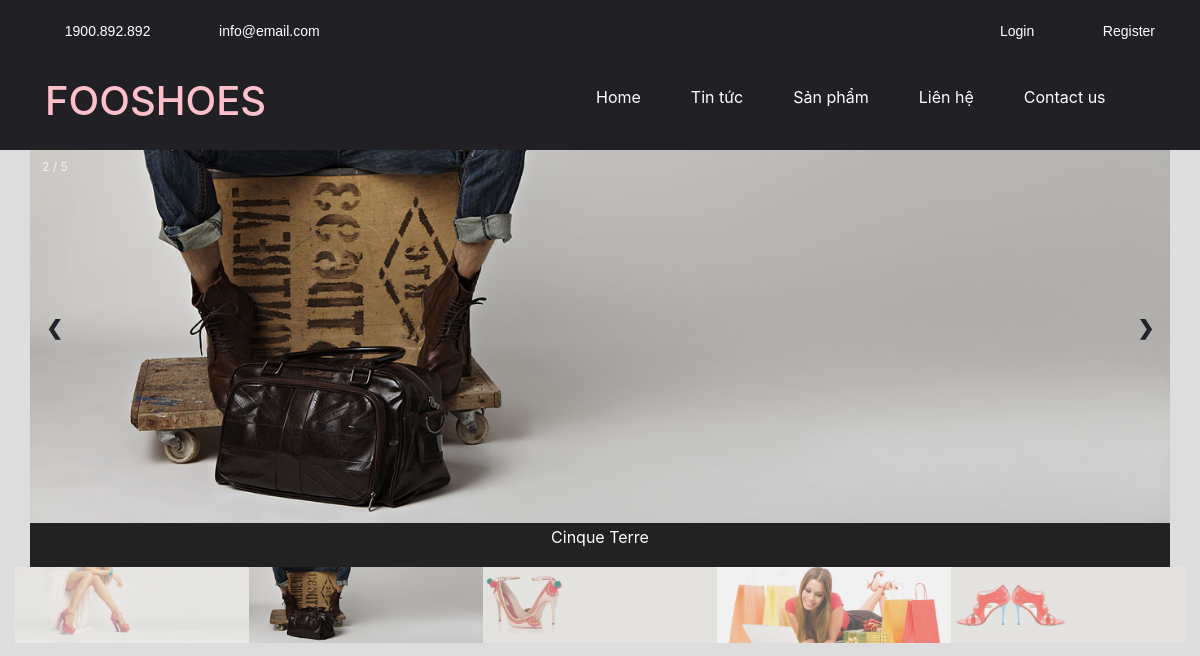
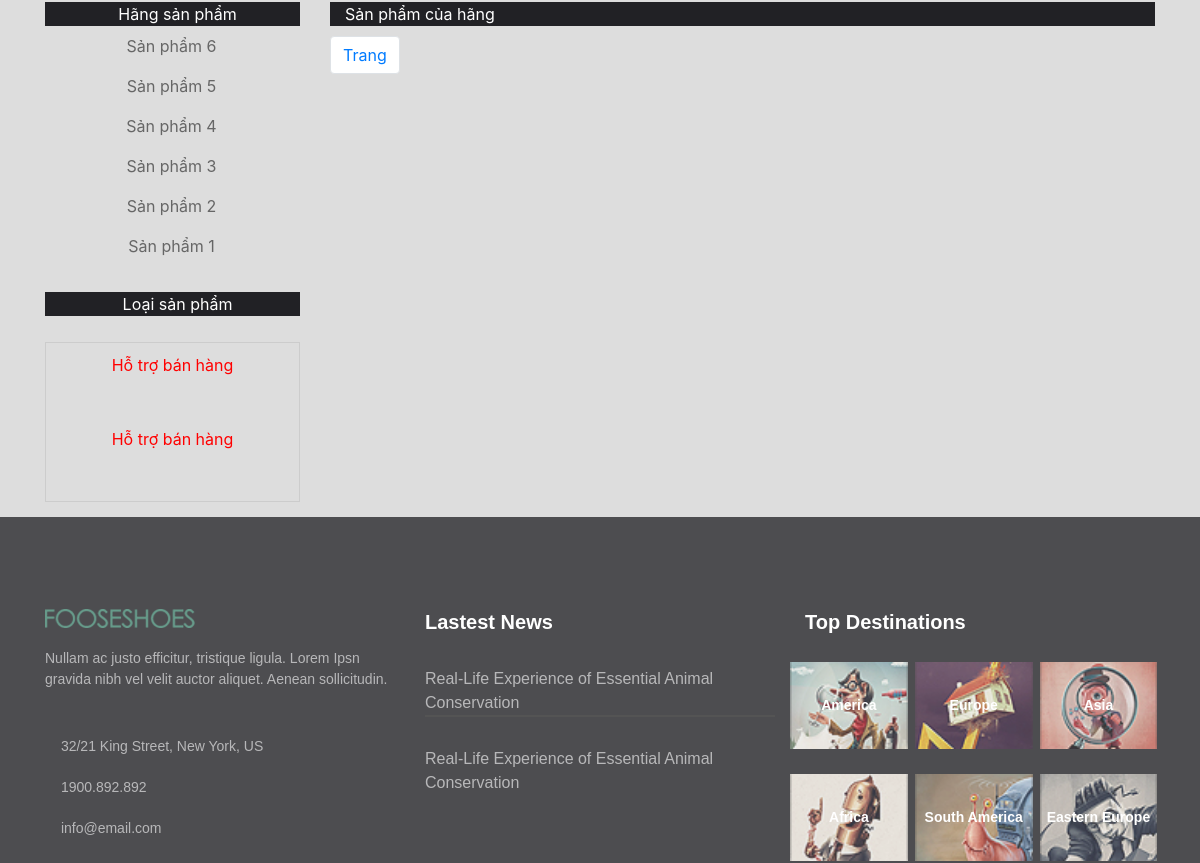
Before: /index.php?controller=product&id.php (upper part) with the older database file (2 pictures, top to bottom).
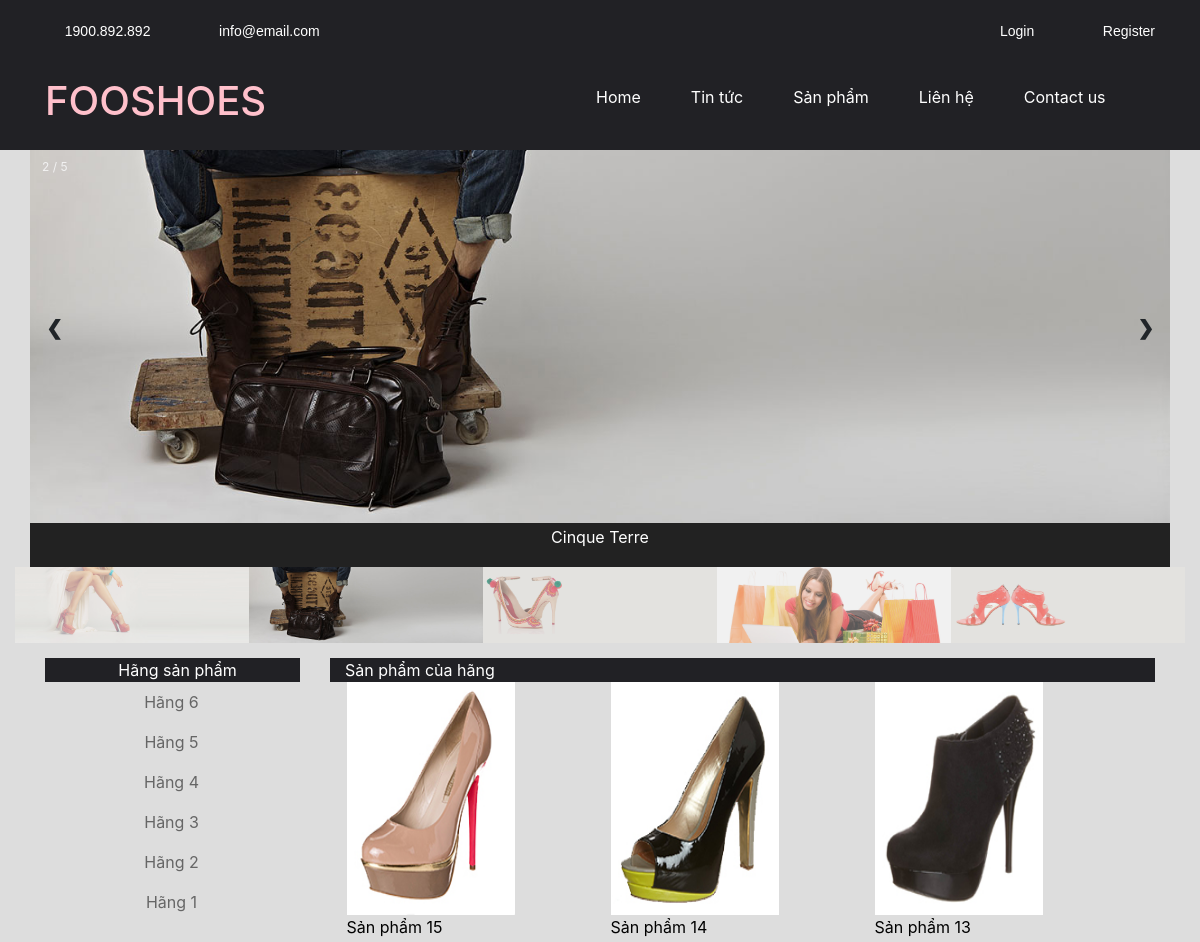
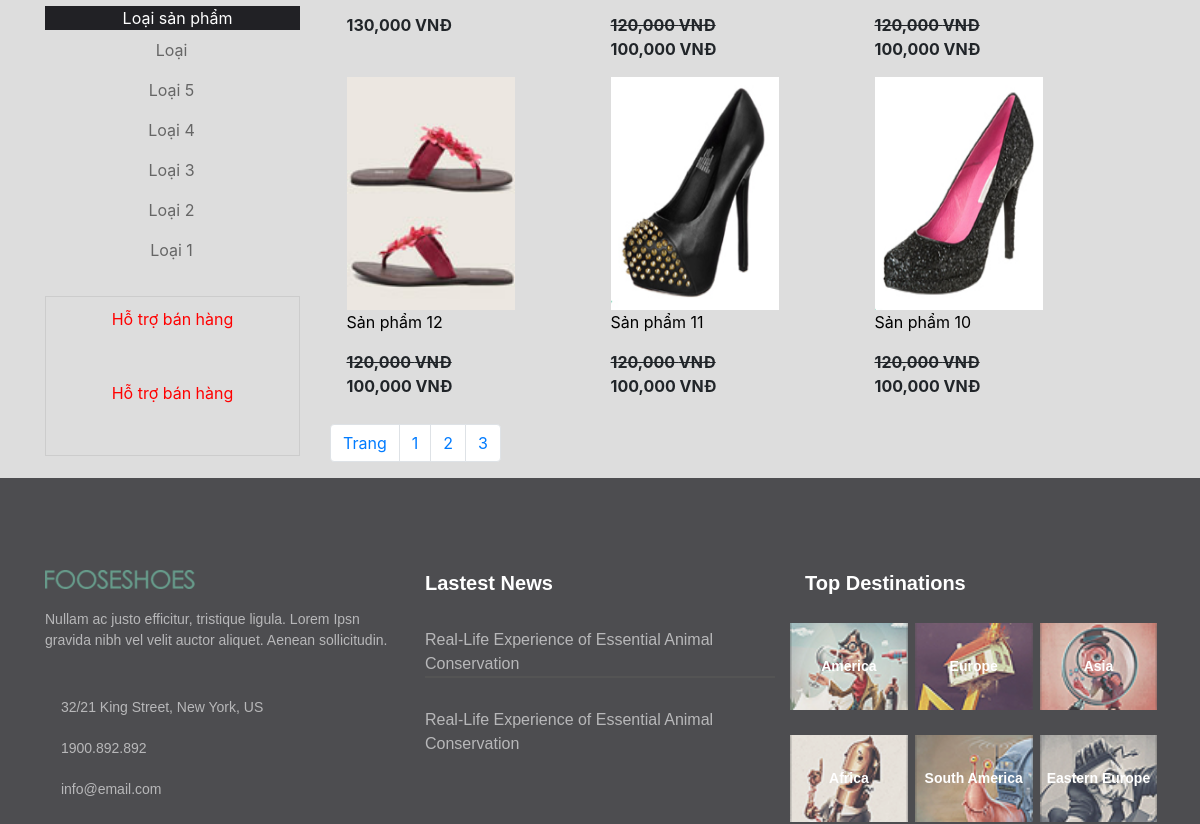
After: the same page with the newer database file (2 pictures, top to bottom).
### tables this page shows
CREATE TABLE `tbl_category_product` (
  `pk_category_product_id` int(11) NOT NULL,
  `c_name` varchar(500) NOT NULL
);

CREATE TABLE `tbl_product_type` (
  `pk_product_type_id` int(11) NOT NULL,
  `c_name` varchar(500) NOT NULL
);

CREATE TABLE `tbl_product` (
  `pk_product_id` int(11) NOT NULL,
  `fk_category_product_id` int(11) NOT NULL DEFAULT '0',
  `fk_product_type_id` int(11) NOT NULL,
  `c_name` varchar(500) NOT NULL,
  `c_description` varchar(20000) NOT NULL,
  `c_content` text NOT NULL,
  `c_img` varchar(500) NOT NULL,
  `c_hotproduct` int(11) NOT NULL DEFAULT '0',
  `c_price` float NOT NULL,
  `price_sale` float NOT NULL
);

### Controller/frontend/controller_category.php (called while the page is built, shortened)
<?php
    class controller_category{
        public function __construct(){
            $this->model = new model();
            $arr = $this->model->get_all("select * from tbl_category_product order by pk_category_product_id desc");
            include "View/frontend/view_category.php";
        }
    }
    new controller_category();
 ?>

### Model/model.php (called while the page is built, shortened)
<?php
	class model{
		public function get_all($sql){
			global $db;
			$result = mysqli_query($db,$sql);
			$arr = array();
			while($rows = mysqli_fetch_object($result))
				$arr[] = $rows;
			return $arr;
		}
		public function get_a_record($sql){
			global $db;
			$result = mysqli_query($db,$sql);
			$arr = mysqli_fetch_object($result);
			return $arr;
		}
		public function get_num_rows($sql){
			global $db;
			$result = mysqli_query($db,$sql);
			return mysqli_num_rows($result);
		}
	}
 ?>

### Controller/frontend/controller_product_type.php (called while the page is built, shortened)
<?php
    class controller_product_type{
        public function __construct(){
            $this->model = new model();
            $arr = $this->model->get_all("select * from tbl_product_type order by pk_product_type_id desc");
            include "View/frontend/view_product_type.php";
        }
    }
    new controller_product_type();
 ?>

### Controller/frontend/controller_product.php (called while the page is built, shortened)
<?php
	class controller_product{
		public function __construct(){
			$this->model = new model();
			$id = isset($_GET["id"])?$_GET["id"]:0;
			if ($id == 0) {
			$record_per_page = 6;
			$total = $this->model->get_num_rows("select c_name from tbl_product ");
			$num_page = ceil($total/$record_per_page);
			$page = isset($_GET["p"])&&$_GET["p"]>0 ? ($_GET["p"]-1) : 0;
			$from = $page * $record_per_page;
				$arr = $this->model->get_all("select * from tbl_product order by pk_product_id desc limit $from,$record_per_page");
			}
			include "view/frontend/view_product.php";
		}
	}
	new controller_product();
 ?>

### View/frontend/view_product.php (the view, shortened to what the changed rows need)
    <div class="box-container">
        <div class="box-home box-product">
                    <?php
                        $category = $this->model->get_a_record("select * from tbl_category_product where pk_category_product_id=$id");
                     ?>
            <div class="list_product">
                            <?php
                    foreach ($arr as $rows) {
                 ?>
                <div class="product">
                    <div class="image" style= "height: 233px;">
                       <a href="#" >
                            <img src="public/upload/product/<?php echo $rows->c_img; ?>" style= "width: 80%;height: 233px;">
                        </a>
                    </div>
                    <div class="info">
                            <p><a href="index.php?controller=product_detail&id=<?php echo $rows->pk_product_id; ?>" class="jt" ><?php echo $rows->c_name; ?></a></p>
                            <p>
                                <?php if ($rows->price_sale >1) {?>
                                 <strong class="price"><del><?php echo number_format($rows->c_price); ?> VNĐ</del></br>
                                    <?php echo number_format($rows->price_sale); ?> VNĐ
                                 </strong>
                                <?php } else{?>
                                    <strong class="price"><?php echo number_format($rows->c_price); ?> VNĐ</strong>
                                <?php } ?>
                            </p>
                        </div>
                </div>
                   <?php } ?>
                </div>
            </div>
        </div>
 <div>
    <ul class="pagination">
        <?php
            for($i = 1; $i <= $num_page; $i++)
            {
         ?>
            <li class="page-item"><a class="page-link" href="index.php?controller=product&id=<?php echo $id; ?>&p=<?php echo $i; ?>"><?php echo $i; ?></a></li>
        <?php } ?>
    </ul>
</div>

### View/frontend/view_category.php (shortened to what the changed rows need)
            <div class="box-container">
                <div class="product-category">
                        <div id="product_category">
                        <ul>
                           <?php
                               foreach ($arr as $rows) {
                            ?>
                           <li>
                           	<a href="index.php?controller=product&id=<?php echo $rows->pk_category_product_id; ?>"><span><?php echo $rows->c_name; ?></span></a>
                           </li>
                           <?php } ?>
                       </ul>
                    </div>
                </div>
</div>

### View/frontend/view_product_type.php (shortened to what the changed rows need)
        	<div class="box-container">
                <div class="product-category">
                        <div id="product_category">
                        <ul>
                           <?php
                               foreach ($arr as $rows) {
                            ?>
                           <li>
                           	<a href="index.php?controller=product&id=<?php echo $rows->pk_product_type_id; ?>"><span><?php echo $rows->c_name; ?></span></a>
                           </li>
                           <?php } ?>
                       </ul>
                    </div>
                </div>
</div>

Changed rows visible on the page:
changed tbl_category_product: c_name "Sản phẩm 6" → "Hãng 6"
changed tbl_category_product: c_name "Sản phẩm 5" → "Hãng 5"
changed tbl_category_product: c_name "Sản phẩm 4" → "Hãng 4"
changed tbl_category_product: c_name "Sản phẩm 3" → "Hãng 3"
changed tbl_category_product: c_name "Sản phẩm 2" → "Hãng 2"
changed tbl_category_product: c_name "Sản phẩm 1" → "Hãng 1"
added tbl_product_type: c_name "Loại"
added tbl_product_type: c_name "Loại 5"
added tbl_product_type: c_name "Loại 4"
added tbl_product_type: c_name "Loại 3"
added tbl_product_type: c_name "Loại 2"
added tbl_product_type: c_name "Loại 1"
added tbl_product: c_img (picture), c_name "Sản phẩm 15", c_price "130,000"
added tbl_product: c_img (picture), c_name "Sản phẩm 14", c_price "120,000", price_sale "100,000"
added tbl_product: c_img (picture), c_name "Sản phẩm 13", c_price "120,000", price_sale "100,000"
added tbl_product: c_img (picture), c_name "Sản phẩm 12", c_price "120,000", price_sale "100,000"
added tbl_product: c_img (picture), c_name "Sản phẩm 11", c_price "120,000", price_sale "100,000"
added tbl_product: c_img (picture), c_name "Sản phẩm 10", c_price "120,000", price_sale "100,000"
Other visible differences:
new list line: "1"
new list line: "2"
new list line: "3"
